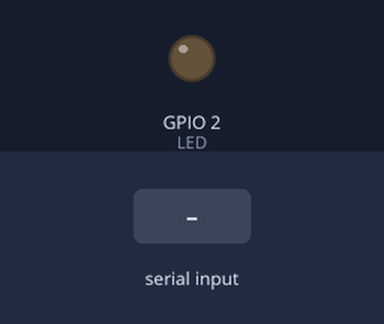
Bench run of a program on a simulated ESP32. Parts: output pins drawn as LEDs (lit = HIGH). The inputs (shaded band) are chosen by the test bench. What the program prints to the serial monitor is not drawn.

Above: at 3.5 s.
3.6 s: "90,45\n" received over Serial
6.6 s: "30,150\n" received over Serial
At 7.59 s:
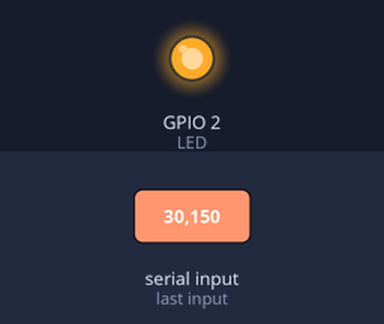
9.6 s: "5\n" received over Serial
At 11.2 s:
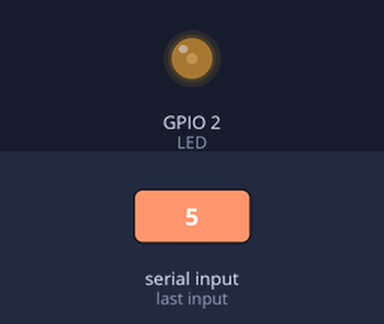
Timing chart, 0 to 12.7 s (numbered marks = the images above; inputs shaded):
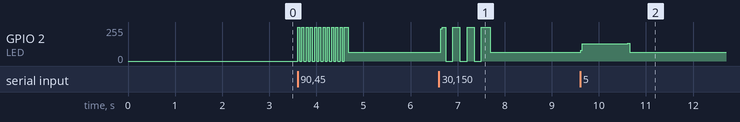

Measured:
- after the input at 9.6 s, GPIO 2 (LED): 66/255 → 128/255 at once, → 66/255 1.0 s later

The program:

main.cpp
```cpp
#include <Arduino.h>

#if CONFIG_FREERT0S_UNICORE
    static const BaseType_t app_cpu = 0;
#else
    static const BaseType_t app_cpu = 1;
#endif

static TaskHandle_t hInputTask  = NULL;
static TaskHandle_t hBlinkTask  = NULL;

const int LED    = 2;
int userRate     = 0;
int promptPeriod = 5000;

void inputTask(void* parameter){
    while(1){
        userRate = Serial.parseInt();
        Serial.println(userRate);

        if(Serial.available() == 0){
            vTaskSuspend(NULL);
        }
    }
}


void blinkTask(void* parameter){
    while(1){
        if(Serial.available() > 0 ){
           vTaskResume(hInputTask);
        }
        else{
            digitalWrite(LED,HIGH);
            vTaskDelay(userRate/portTICK_PERIOD_MS);
            digitalWrite(LED,LOW);
            vTaskDelay(userRate/portTICK_PERIOD_MS);
        }

    }
}

void setup(){
    pinMode(LED, OUTPUT);
    Serial.begin(300);
    vTaskDelay(1000/portTICK_PERIOD_MS);
    Serial.println();
    Serial.println("===========Welcome to the LED control Interface.===========");
    Serial.println("===========Please enter the blinking rate===========");

    while (Serial.available() == 0){}


    xTaskCreatePinnedToCore(
        inputTask,
        "Input Task",
        1024,
        NULL,
        2,
        &hInputTask,
        app_cpu
    );


    xTaskCreatePinnedToCore(
        blinkTask,
        "LED Blink",
        2048,
        NULL,
        2,
        &hBlinkTask,
        app_cpu
    );
}

void loop(){

}
```
